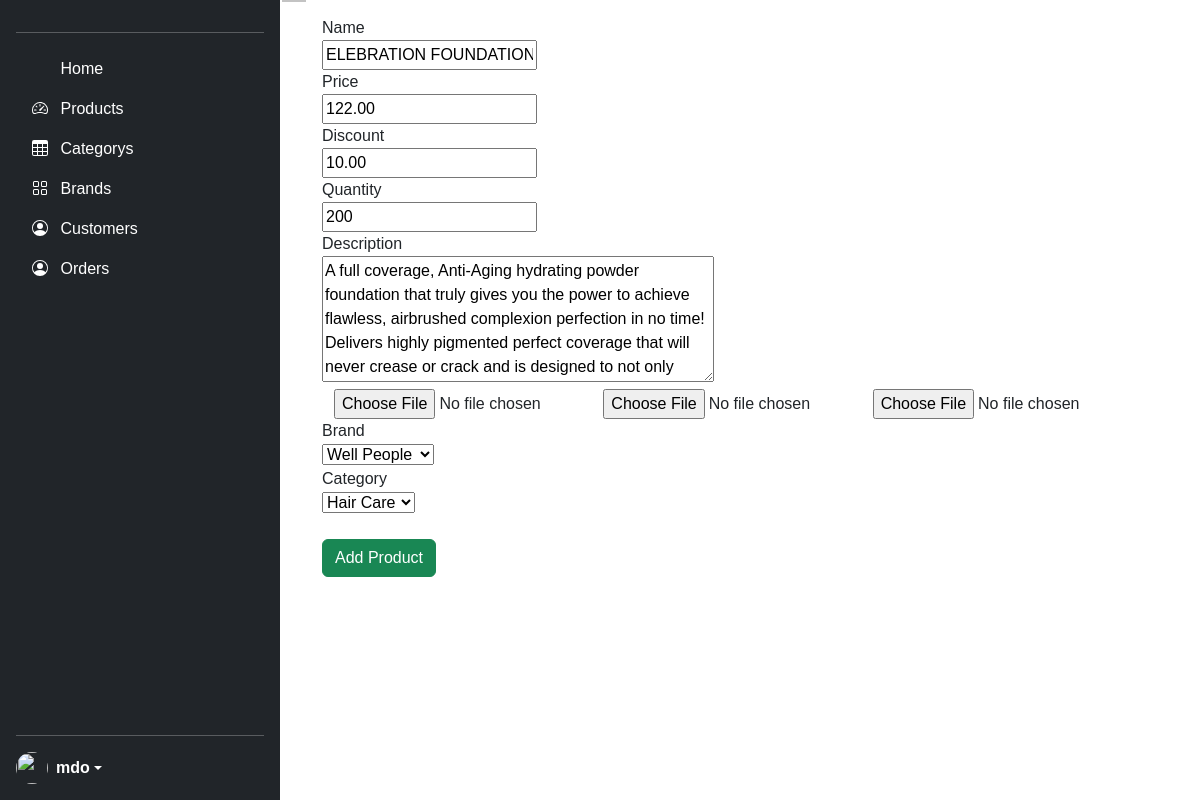
The page /updateproduct/1 on the database as committed earlier.
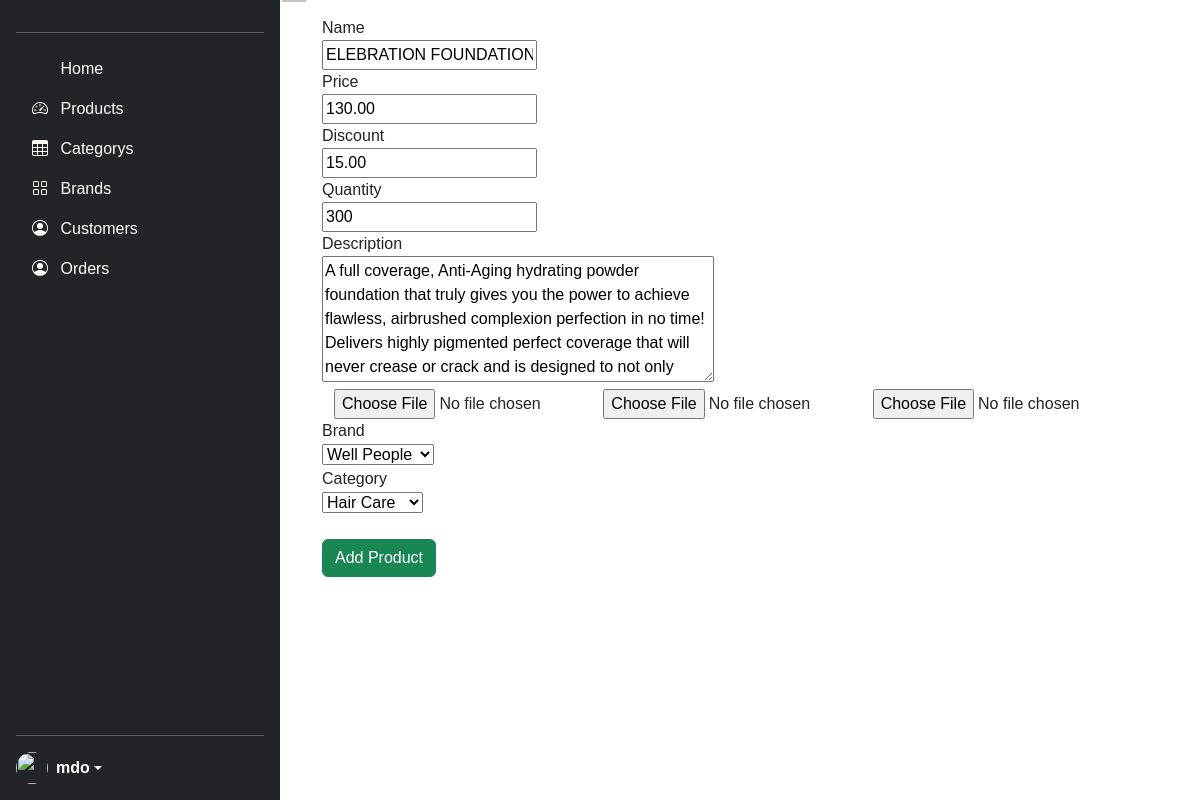
The same page on the database as committed later.
### beautyHaven/products/models.py (models this page shows, shortened)
class Product(db.Model):
    __tablename__ = 'product'
    id: Mapped[int] = mapped_column(Integer, primary_key=True)
    name: Mapped[str] = mapped_column(String(100), nullable=False)
    description: Mapped[str] = mapped_column(Text, nullable=True)
    price: Mapped[float] = mapped_column(Float, nullable=False)
    discount: Mapped[Float] = mapped_column(Float, default=0)
    stock: Mapped[int] = mapped_column(Integer, nullable=False)
    brand_id: Mapped[int] = mapped_column(Integer, ForeignKey('brand.id'), nullable=False)
    brand = relationship('Brand', backref=backref('brands', lazy=True))
    category_id: Mapped[int] = mapped_column(Integer, ForeignKey('category.id'), nullable=False)
    category = relationship('Category', backref=backref('categorys', lazy=True))
    image_1 : Mapped[str] = mapped_column(String(120), nullable=False, default='default_product.jpg')
    image_2 : Mapped[str] = mapped_column(String(120), nullable=False, default='default_product.jpg')
    image_3 : Mapped[str] = mapped_column(String(120), nullable=False, default='default_product.jpg')

### beautyHaven/products/routes.py (the view, shortened to what this page needs)
@app.route('/updateproduct/<int:id>', methods=['GET','POST'])
def updatepro(id):
    brands = Brand.query.all()
    categories = Category.query.all()
    brand = request.form.get('brand')
    category = request.form.get('category')
    product = Product.query.get_or_404(id)
    form = AddProducts(request.form)
    form.name.data = product.name
    form.price.data = product.price
    form.description.data = product.description
    form.quantity.data = product.stock
    form.discount.data = product.discount
    return render_template('products/updateproduct.html', form=form, product=product, categories=categories, brands=brands)

### beautyHaven/products/forms.py
class AddProducts(FlaskForm):
    name = StringField('Name', validators=[DataRequired()])
    price = DecimalField('Price', validators=[DataRequired()])
    discount = DecimalField('Discount', default=0)
    quantity = IntegerField('Quantity', validators=[DataRequired()])
    description = TextAreaField('Description', validators=[DataRequired()])
    img1 = FileField('Image 1', validators=[FileAllowed(['jpg', 'png','webp'], 'Images only!')])
    img2 = FileField('Image 2', validators=[FileAllowed(['jpg', 'png','webp'], 'Images only!')])
    img3 = FileField('Image 3', validators=[FileAllowed(['jpg', 'png','webp'], 'Images only!')])

### beautyHaven/templates/products/updateproduct.html (shortened to what this page needs)
{% extends 'layout.html' %}
{% block content %}
    <form method="POST" enctype="multipart/form-data">
        <div>
            {{ form.name.label }}<br>
            {{ form.name(size=20) }}<br>
        </div>
        <div>
            {{ form.price.label }}<br>
            {{ form.price(size=20) }}<br>
        </div>
        <div>
            {{ form.discount.label }}<br>
            {{ form.discount(size=20) }}<br>
        </div>
        <div>
            {{ form.quantity.label }}<br>
            {{ form.quantity(size=20) }}<br>
        </div>
        <div>
            {{ form.description.label }}<br>
            {{ form.description(rows=5, cols=40) }}<br>
        </div>
        <div class="container">
            <div class="row">
                <div class="col-md-4"><input type="file" name="img1"></div>
                <div class="col-md-4"><input type="file" name="img2"></div>
                <div class="col-md-4"><input type="file" name="img3"></div>
            </div>
        </div>
          <div>
              <label for="brand">Brand</label><br>
              <select name="brand" id="brand">
                <option value="{{ product.brand_id }}">{{ product.brand.name }}</option>
              </select>
          </div>
          <div>
              <label for="category">Category</label><br>
              <select name="category" id="category">
                <option value="{{ product.category_id }}">{{ product.category.name }}</option>
              </select>
          </div>
        <button type="submit" class="btn btn-success mt-lg-4">Add Product</button>
    </form>
{% endblock content %}

Rows that differ between the two databases and show on the page:
changed Product "ELEBRATION FOUNDATION AND COSMETICS POWDER": price "122.00" → "130.00"; discount "10.00" → "15.00"
Other text that changed with them:
form field quantity: "200" → "300"
